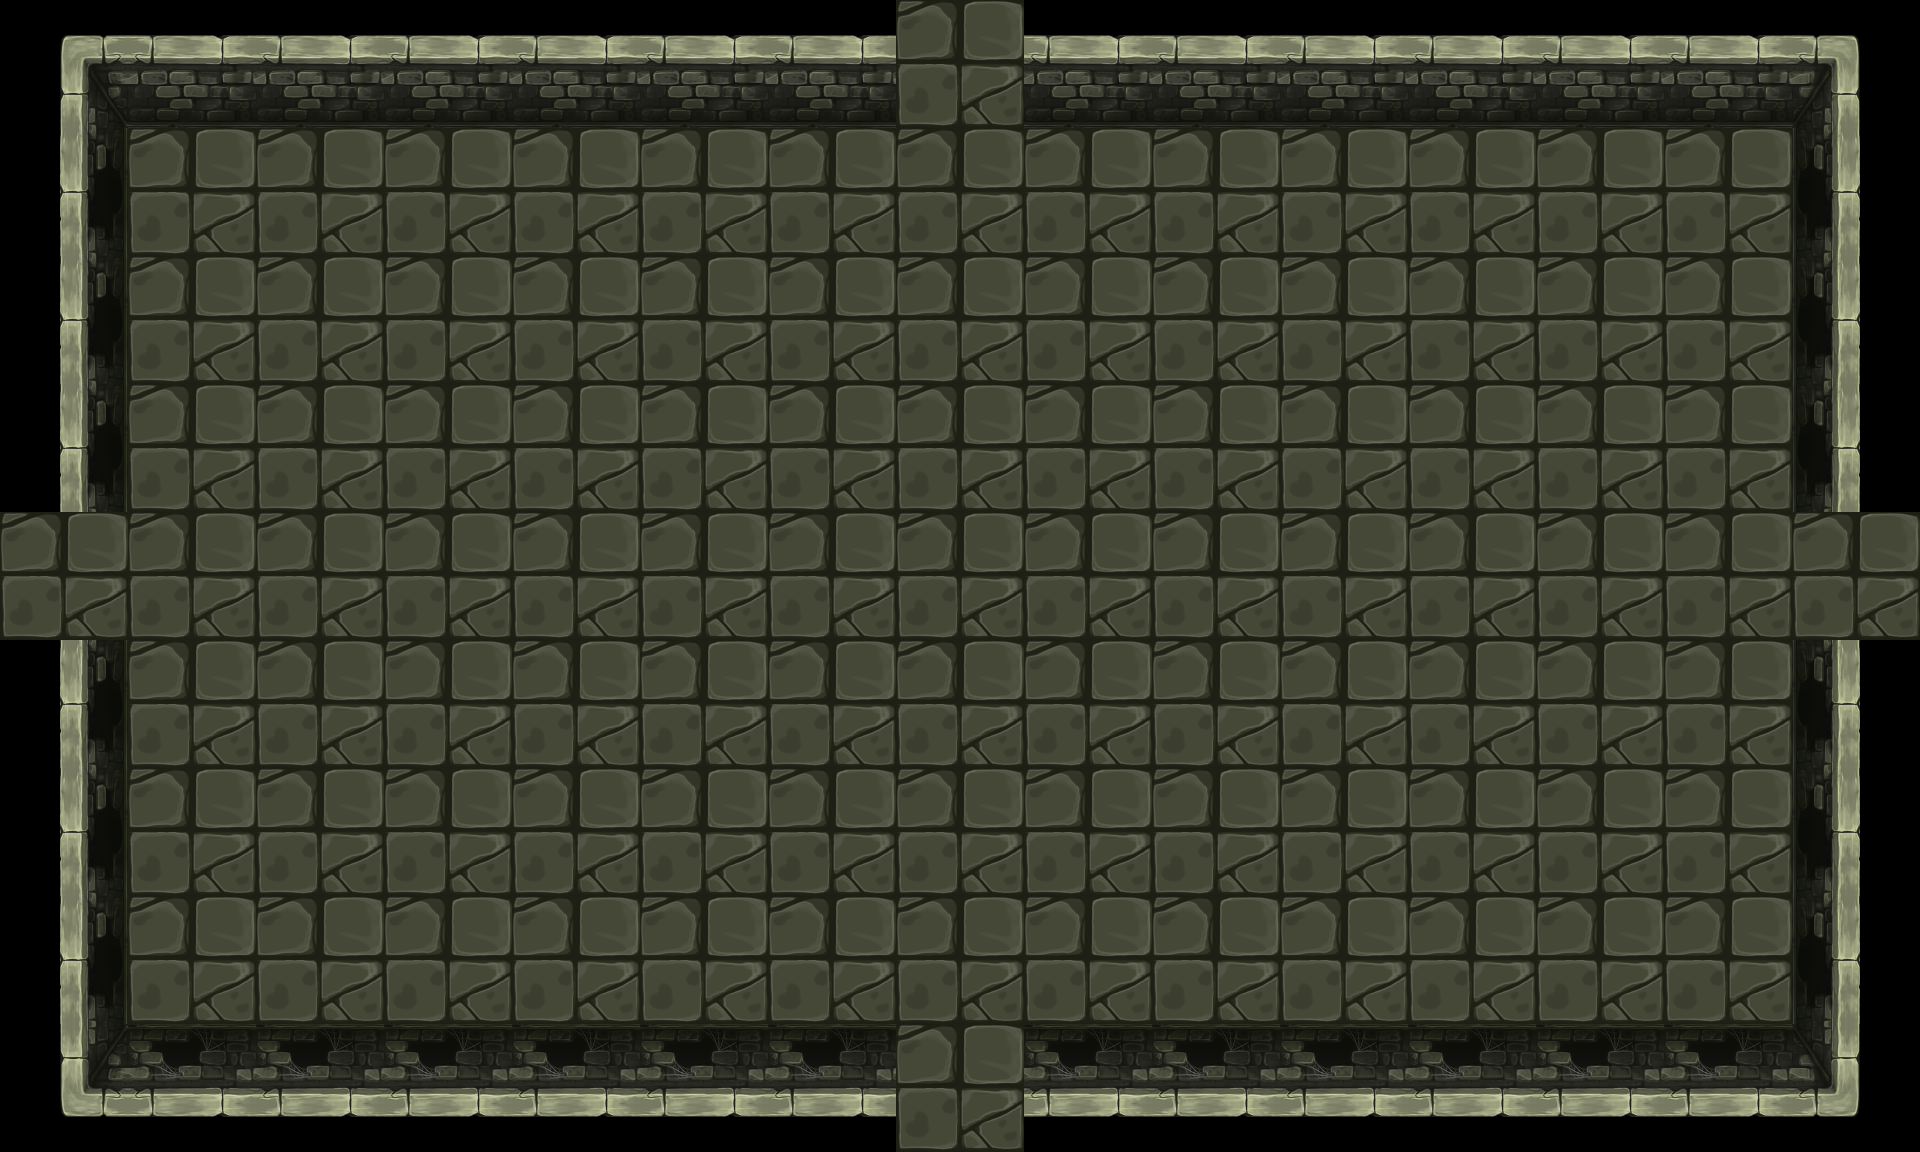

The image is a tile-based game level rendered from a .tmx file. Its description and complete source (layers, tilesets, objects, tile grids) follow:
An orthogonal 15x9 tile map with 128x128 px tiles, 3 tile layers (floor, wall, door).

<map version="1.10" tiledversion="1.11.0" orientation="orthogonal" renderorder="right-down" width="15" height="9" tilewidth="128" tileheight="128" infinite="0" nextlayerid="5" nextobjectid="1">
 <properties>
  <property name="type" value="normal" />
 </properties>
 <tileset firstgid="1" source="../../../../../../../../map/dungeon/tsx/map.tsx" />
 <layer id="1" name="floor" width="15" height="9">
  <data encoding="csv">
0,0,0,0,0,0,0,0,0,0,0,0,0,0,0,
0,9,9,9,9,9,9,9,9,9,9,9,9,9,0,
0,9,9,9,9,9,9,9,9,9,9,9,9,9,0,
0,9,9,9,9,9,9,9,9,9,9,9,9,9,0,
0,9,9,9,9,9,9,9,9,9,9,9,9,9,0,
0,9,9,9,9,9,9,9,9,9,9,9,9,9,0,
0,9,9,9,9,9,9,9,9,9,9,9,9,9,0,
0,9,9,9,9,9,9,9,9,9,9,9,9,9,0,
0,0,0,0,0,0,0,0,0,0,0,0,0,0,0
</data>
 </layer>
 <layer id="4" name="wall" width="15" height="9">
  <data encoding="csv">
5,1,1,1,1,1,1,1,1,1,1,1,1,1,6,
4,0,0,0,0,0,0,0,0,0,0,0,0,0,3,
4,0,0,0,0,0,0,0,0,0,0,0,0,0,3,
4,0,0,0,0,0,0,0,0,0,0,0,0,0,3,
4,0,0,0,0,0,0,0,0,0,0,0,0,0,3,
4,0,0,0,0,0,0,0,0,0,0,0,0,0,3,
4,0,0,0,0,0,0,0,0,0,0,0,0,0,3,
4,0,0,0,0,0,0,0,0,0,0,0,0,0,3,
7,2,2,2,2,2,2,2,2,2,2,2,2,2,8
</data>
 </layer>
 <layer id="2" name="door" width="15" height="9">
  <properties>
   <property name="127" value="0,-1" />
   <property name="60" value="-1,0" />
   <property name="7" value="0,1" />
   <property name="74" value="1,0" />
  </properties>
  <data encoding="csv">
0,0,0,0,0,0,0,9,0,0,0,0,0,0,0,
0,0,0,0,0,0,0,0,0,0,0,0,0,0,0,
0,0,0,0,0,0,0,0,0,0,0,0,0,0,0,
0,0,0,0,0,0,0,0,0,0,0,0,0,0,0,
9,0,0,0,0,0,0,0,0,0,0,0,0,0,9,
0,0,0,0,0,0,0,0,0,0,0,0,0,0,0,
0,0,0,0,0,0,0,0,0,0,0,0,0,0,0,
0,0,0,0,0,0,0,0,0,0,0,0,0,0,0,
0,0,0,0,0,0,0,9,0,0,0,0,0,0,0
</data>
 </layer>
</map>